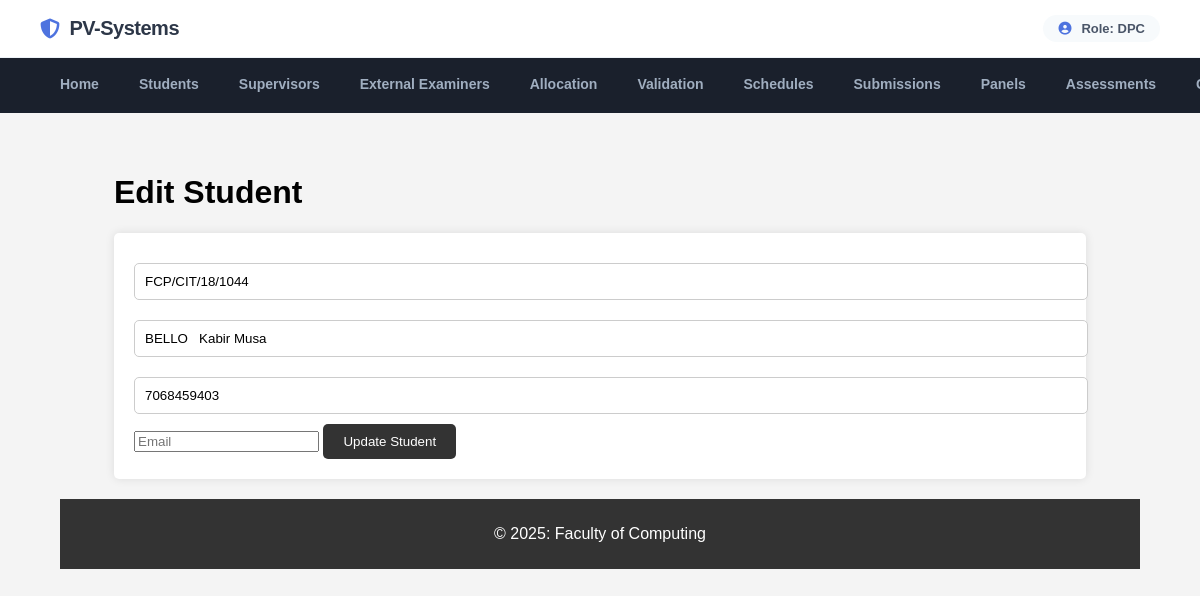
Page /department_project_coordinator/dpc_edit_student.php?id=5 (signed in) on the committed database.
### tables this page shows
CREATE TABLE `students` (
  `id` int(11) NOT NULL,
  `reg_no` varchar(50) NOT NULL,
  `name` varchar(100) NOT NULL,
  `phone` varchar(50) NOT NULL,
  `email` varchar(60) NOT NULL,
  `faculty_id` int(11) NOT NULL,
  `department` int(11) NOT NULL,
  `first_login` tinyint(1) DEFAULT 1
);

### department_project_coordinator/dpc_edit_student.php (the view, shortened to what this page needs)
<?php
include __DIR__ . '/includes/db.php';
$studentId = $_GET['id'];
$stmt = $conn->prepare("SELECT * FROM students WHERE id = ?");
$stmt->execute([$studentId]);
$student = $stmt->fetch();
?>
<!DOCTYPE html>
<html lang="en">
<head>
    <link rel="stylesheet" href="assets/css/styles.css">
</head>
<body>
    <?php include 'includes/header.php'; ?>
    <div class="container">
        <h1>Edit Student</h1>
        <form method="POST">
            <input type="text" name="reg_no" placeholder="Registration Number" value="<?php echo $student['reg_no']; ?>" required>
            <input type="text" name="name" placeholder="Name" value="<?php echo $student['name']; ?>" required>
            <input type="text" name="phone" placeholder="Phone" value="<?php echo $student['phone']; ?>" required>
            <input type="email" name="email" placeholder="Email" value="<?php echo $student['email']; ?>" required>
            <button type="submit" name="update_student">Update Student</button>
        </form>
    </div>
    <?php include 'includes/footer.php'; ?>
</body>
</html>

### assets/css/styles.css (style rules this page uses)
body { font-family: Arial, sans-serif; margin: 0; padding: 0; background-color: #f4f4f4; display: flex; flex-direction: column; min-height: 100vh; }
.container { width: 90%; max-width: 1200px; margin: 0 auto; padding: 20px; flex: 1; }
form { background-color: #fff; padding: 20px; border-radius: 5px; box-shadow: 0 0 10px rgba(0, 0, 0, 0.1); margin-top: 20px; }
form input[type="text"], form input[type="password"], form textarea, form select { width: 100%; padding: 10px; margin: 10px 0; border: 1px solid #ccc; border-radius: 5px; }
form button { background-color: #333; color: #fff; padding: 10px 20px; border: none; border-radius: 5px; cursor: pointer; }

### rows in the picture
students: reg_no "FCP/CIT/18/1044", name "BELLO Kabir Musa", phone "7068459403"

### other values in the picture
$_SESSION['role'] "DPC"
